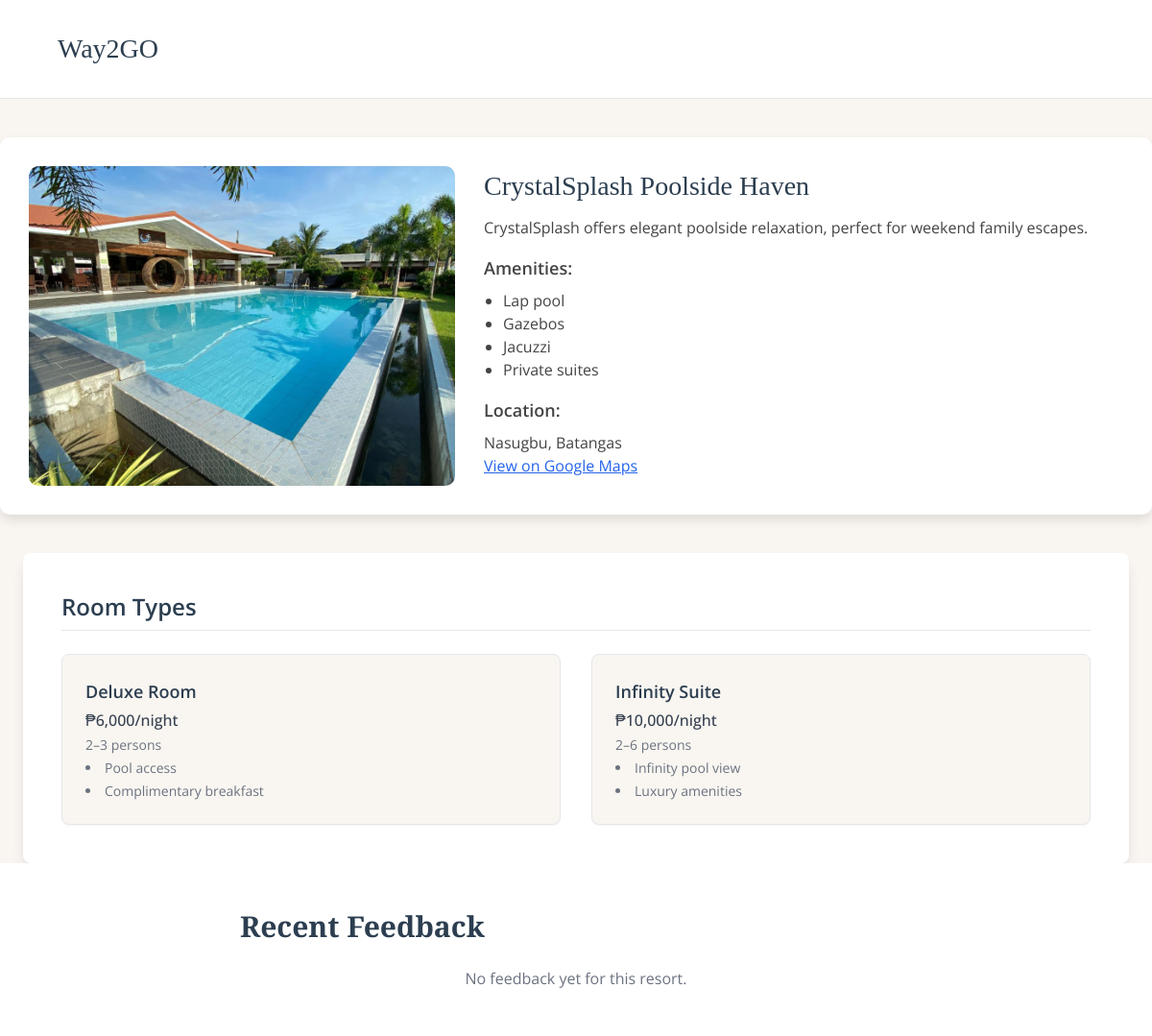
/resort-details?resort=crystalsplash-poolside-haven, run on the app's committed database.
### models/models.py (models this page shows)
class Resort(db.Model):
    __tablename__ = 'resorts'
    id = db.Column(db.Integer, primary_key=True)
    slug = db.Column(db.String, unique=True, nullable=False)  # This is resort_id in our design
    name = db.Column(db.String, nullable=False)
    image_url = db.Column(db.String)
    is_pet_friendly = db.Column(db.Integer, default=0)
    description = db.Column(db.Text)
    location = db.Column(db.String)
    google_maps_link = db.Column(db.String)
    amenities = db.Column(db.JSON)
    rooms = db.relationship('Room', backref='resort', lazy=True, cascade='all, delete-orphan')

class Room(db.Model):
    __tablename__ = 'rooms'
    id = db.Column(db.Integer, primary_key=True)
    resort_slug = db.Column(db.String, db.ForeignKey('resorts.slug'), nullable=False)
    room_name = db.Column(db.String(100), nullable=False)
    price = db.Column(db.Float, nullable=False)
    capacity_min = db.Column(db.Integer, nullable=False)
    capacity_max = db.Column(db.Integer, nullable=False)
    description = db.Column(db.Text)
    image_url = db.Column(db.String(255))
    amenities = db.Column(db.JSON)
    total_slots = db.Column(db.Integer, default=5)
    created_at = db.Column(db.DateTime, default=datetime.utcnow)
    is_booking = db.Column(db.Integer, default=0)

### app.py (the view)
@app.route('/resort-details')
def resort_details():
    resort_slug = request.args.get('resort')
    resort = Resort.query.filter_by(slug=resort_slug).first()
    if not resort:
        return render_template('3rdpage.html', resort=None, resort_data=None, rooms=[], feedbacks=[])
    rooms = Room.query.filter_by(resort_slug=resort_slug).all()
    feedbacks = get_feedbacks_for_resort(resort.id)
    resort_data = {
        'slug': resort.slug,
        'name': resort.name,
        'description': resort.description,
        'location': resort.location,
        'google_maps_link': resort.google_maps_link,
        'amenities': resort.amenities or [],
        'image_url': resort.image_url,
        'id': resort.id,
    }
    rooms_data = []
    for room in rooms:
        rooms_data.append({
            'id': room.id,
            'room_name': room.room_name,
            'price': room.price,
            'capacity_min': room.capacity_min,
            'capacity_max': room.capacity_max,
            'description': room.description,
            'image_url': room.image_url,
            'amenities': room.amenities or [],
            'total_slots': room.total_slots
        })
    return render_template('3rdpage.html',
                         resort=resort_slug,
                         resort_data=resort_data,
                         rooms=rooms_data,
                         feedbacks=feedbacks)

### app.py (called while the page is built)
def get_feedbacks_for_resort(resort_id):
    feedbacks = db.session.query(
        Feedback.message,
        Resort.slug.label('resort_slug')
    ).join(Resort, Feedback.resort_id == Resort.id).filter(Feedback.resort_id == resort_id).all()
    return [{'message': fb.message, 'resort': fb.resort_slug} for fb in feedbacks]

### templates/3rdpage.html (shortened to what this page needs)
<!DOCTYPE html>
<html lang="en">
<head>
  <script src="https://cdn.tailwindcss.com"></script>
  <link rel="stylesheet" href="https://cdn.jsdelivr.net/npm/litepicker/dist/css/litepicker.css" />
</head>
<body>
  <header>
    <h1>Way2GO</h1>
  </header>
  <body>
  {% if resort_data %}
    <section class="resort-section">
      <div class="resort-image">
        <img src="{{ resort_data.image_url }}" alt="{{ resort_data.name }}">
      </div>
      <div class="resort-content">
        <h2>{{ resort_data.name }}</h2>
        <p>{{ resort_data.description }}</p>
        <h3 class="text-lg font-semibold mt-4 mb-2">Amenities:</h3>
        <ul>
          {% for amenity in resort_data.amenities %}
            <li>{{ amenity }}</li>
          {% endfor %}
        </ul>
        <h3 class="text-lg font-semibold mt-4 mb-2">Location:</h3>
        <p>{{ resort_data.location }}</p>
        <a href="{{ resort_data.google_maps_link }}" target="_blank" class="text-blue-600 underline">View on Google Maps</a>
      </div>
    </section>
    <section class="max-w-6xl mx-auto mt-8 bg-white p-10 rounded-lg shadow-lg">
      <h2 class="text-2xl font-semibold text-[#2c3e50] font-[Playfair Display] mb-6 border-b pb-2">Room Types</h2>
      <div class="grid grid-cols-1 md:grid-cols-2 gap-8">
       {% for room in rooms %}
        <div onclick="openRoomBookingModal('{{ room.id }}', '{{ resort_data.id }}')"
            class="cursor-pointer bg-[#f9f6f1] border border-gray-200 rounded-lg p-6 shadow-sm hover:shadow-lg transition">
          <h3 class="text-lg font-semibold text-[#2c3e50] mb-1">{{ room.room_name }}</h3>
          <p class="text-gray-700 font-medium mb-1">₱{{ '{:,.0f}'.format(room.price) }}/night</p>
          <p class="text-sm text-gray-500 mb-1">{{ room.capacity_min }}–{{ room.capacity_max }} persons</p>
          <ul class="text-sm text-gray-500 list-disc list-inside space-y-1">
            {% for amenity in room.amenities %}
              <li>{{ amenity }}</li>
            {% endfor %}
          </ul>
        </div>
      {% endfor %}
      </div>
    </section>
  {% else %}
    <div class="max-w-xl mx-auto mt-20 text-center text-2xl font-bold text-red-700">
      Resort not found.
    </div>
  {% endif %}
    <section class="bg-white py-12 px-4">
    <div class="mx-auto" style="max-width: 700px;">
      <h2 class="text-3xl font-bold text-[#2c3e50] mb-6" style="font-family:'Playfair Display',serif;">Recent Feedback</h2>
      {% if feedbacks and feedbacks|length > 0 %}
       {% for fb in feedbacks %}
        <div class="rounded-xl ...">
          <p class="italic text-base mb-4 text-[#444]">"{{ fb.message }}"</p>
          ...
          <div class="text-xs text-gray-500">{{ resort_data.get(fb.resort, fb.resort) }}</div>
        </div>
      {% endfor %}
      {% else %}
        <div class="text-center text-gray-500">No feedback yet for this resort.</div>
      {% endif %}
    </div>
  </section>
</body>
</html>

### templates/3rdpage.html (style rules this page uses)
:root { --main-color: #2c3e50; --accent-color: #bfa980; --bg-color: #f9f6f1; --text-color: #444; --font-header: 'Playfair Display', serif; --font-body: 'Open Sans', sans-serif; }
body { font-family: var(--font-body); background-color: var(--bg-color); color: var(--text-color); line-height: 1.8; }
header { background-color: white; padding: 30px 60px; display: flex; justify-content: space-between; align-items: center; border-bottom: 1px solid #e6e6e6; }
header h1 { font-family: var(--font-header); font-size: 28px; color: var(--main-color); }
.resort-section { max-width: 1200px; margin: 40px auto; background-color: white; border-radius: 10px; box-shadow: 0 6px 12px rgba(0, 0, 0, 0.1); padding: 30px; display: flex; gap: 30px; }
.resort-image { flex: 1; }
.resort-content { flex: 1.5; }
.resort-section img { width: 100%; height: 100%; max-height: 400px; object-fit: cover; border-radius: 10px; }
.resort-section h2 { font-family: var(--font-header); color: var(--main-color); font-size: 28px; margin-bottom: 10px; }
.resort-section ul { padding-left: 20px; list-style: disc; }

### data on the page
Resort: image_url (picture), name "CrystalSplash Poolside Haven", description "CrystalSplash offers elegant poolside relaxation, perfect for weekend family escapes.", location "Nasugbu, Batangas"
Room: room_name "Deluxe Room", price "6,000", capacity_min "2", capacity_max "3", amenities "Pool access" "Complimentary breakfast"
Room: room_name "Infinity Suite", price "10,000", capacity_min "2", capacity_max "6", amenities "Infinity pool view" "Luxury amenities"

### other printed values
{{ amenity }} "Lap pool" "Gazebos" "Jacuzzi" "Private suites"
